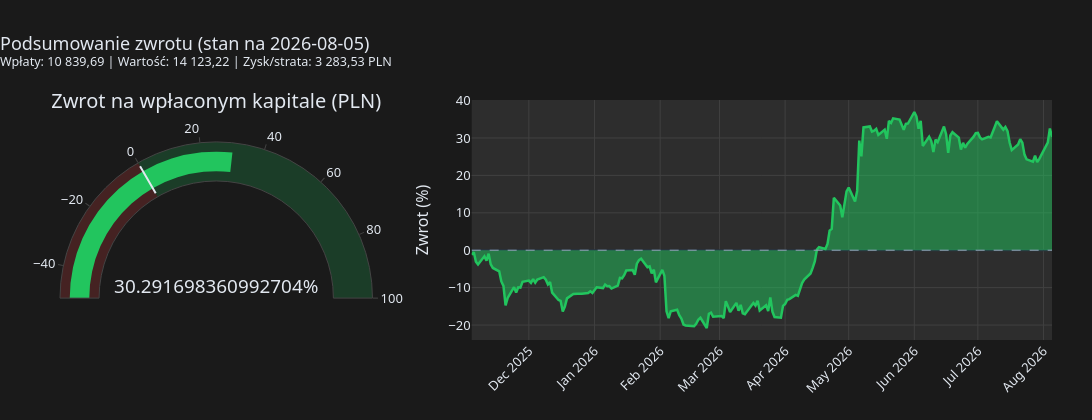

The notebook cell saved with this chart:
### Markdown cell above
## Aktualna stopa zwrotu

### Code cell
plot_return_dashboard(nav, REPORT_CURRENCY).show(config=PLOTLY_SHOW_CONFIG)

### Figure 1 — Plotly figure (JSON) as saved in the notebook; plotly's stock layout.template omitted (floating-point values rounded to 4 significant figures; data arrays with more than 128 entries replaced by an {"elided": "..."} marker saying what was removed)
{"data": [{"domain": {"x": [0, 0.315], "y": [0, 1]}, "gauge": {"axis": {"range": [-50, 100]}, "bar": {"color": "#22c55e"}, "steps": [{"color": "rgba(239, 68, 68, 0.2)", "range": [-50, 0]}, {"color": "rgba(34, 197, 94, 0.2)", "range": [0, 100]}], "threshold": {"line": {"color": "#e2e8f0", "width": 2}, "thickness": 0.8, "value": 0}}, "mode": "gauge+number", "number": {"suffix": "%", "valueformat": "+.2f"}, "title": {"text": "Zwrot na wpłaconym kapitale (PLN)"}, "type": "indicator", "value": 30.29}, {"fill": "tozeroy", "line": {"color": "#22c55e", "width": 2.5}, "mode": "lines", "name": "Zwrot %", "type": "scatter", "x": {"elided": "195 str values"}, "xaxis": "x", "y": {"elided": "195 float values"}, "yaxis": "y"}, {"hoverinfo": "skip", "line": {"color": "#94a3b8", "dash": "dash", "width": 1}, "mode": "lines", "showlegend": false, "type": "scatter", "x": ["2025-11-04T00:00:00", "2026-08-05T00:00:00"], "xaxis": "x", "y": [0, 0], "yaxis": "y"}], "layout": {"font": {"color": "#e2e8f0", "family": "Segoe UI, Arial, sans-serif", "size": 13}, "height": 420, "hovermode": "x unified", "legend": {"bgcolor": "rgba(0,0,0,0)", "font": {"size": 12}, "orientation": "h", "x": 0.5, "xanchor": "center", "y": -0.22, "yanchor": "top"}, "margin": {"b": 80, "l": 60, "r": 40, "t": 100}, "paper_bgcolor": "#1a1a1a", "plot_bgcolor": "#2d2d2d", "showlegend": false, "title": {"text": "Podsumowanie zwrotu (stan na 2026-08-05)<br><sup>Wpłaty: 10 839,69 | Wartość: 14 123,22 | Zysk/strata: 3 283,53 PLN</sup>", "x": 0}, "width": 1100, "xaxis": {"anchor": "y", "domain": [0.415, 1], "gridcolor": "#404040", "nticks": 10, "tickangle": -45}, "yaxis": {"anchor": "x", "domain": [0, 1], "gridcolor": "#404040", "title": {"text": "Zwrot (%)"}}}}
